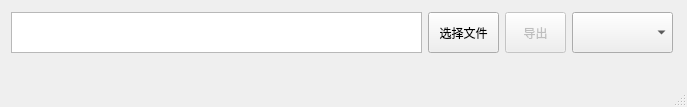
<?xml version="1.0" encoding="UTF-8"?>
<ui version="4.0">
 <class>MainWindow</class>
 <widget class="QMainWindow" name="MainWindow">
  <property name="geometry">
   <rect>
    <x>0</x>
    <y>0</y>
    <width>687</width>
    <height>107</height>
   </rect>
  </property>
  <property name="minimumSize">
   <size>
    <width>671</width>
    <height>91</height>
   </size>
  </property>
  <property name="maximumSize">
   <size>
    <width>8888</width>
    <height>8888</height>
   </size>
  </property>
  <property name="windowTitle">
   <string>MainWindow</string>
  </property>
  <widget class="QWidget" name="centralwidget">
   <widget class="QWidget" name="">
    <property name="geometry">
     <rect>
      <x>11</x>
      <y>11</y>
      <width>664</width>
      <height>43</height>
     </rect>
    </property>
    <layout class="QGridLayout" name="gridLayout">
     <item row="0" column="0">
      <widget class="QListWidget" name="listWidget_inPath">
       <property name="minimumSize">
        <size>
         <width>411</width>
         <height>41</height>
        </size>
       </property>
       <property name="maximumSize">
        <size>
         <width>411</width>
         <height>41</height>
        </size>
       </property>
      </widget>
     </item>
     <item row="0" column="1">
      <widget class="QPushButton" name="pushButton_chooseFile">
       <property name="minimumSize">
        <size>
         <width>71</width>
         <height>41</height>
        </size>
       </property>
       <property name="maximumSize">
        <size>
         <width>71</width>
         <height>41</height>
        </size>
       </property>
       <property name="text">
        <string>选择文件</string>
       </property>
      </widget>
     </item>
     <item row="0" column="2">
      <widget class="QPushButton" name="pushButton_save">
       <property name="enabled">
        <bool>false</bool>
       </property>
       <property name="minimumSize">
        <size>
         <width>61</width>
         <height>41</height>
        </size>
       </property>
       <property name="maximumSize">
        <size>
         <width>61</width>
         <height>41</height>
        </size>
       </property>
       <property name="text">
        <string>导出</string>
       </property>
      </widget>
     </item>
     <item row="0" column="3">
      <widget class="QComboBox" name="comboBox_check">
       <property name="minimumSize">
        <size>
         <width>101</width>
         <height>41</height>
        </size>
       </property>
       <property name="maximumSize">
        <size>
         <width>101</width>
         <height>41</height>
        </size>
       </property>
      </widget>
     </item>
    </layout>
   </widget>
  </widget>
  <widget class="QMenuBar" name="menubar">
   <property name="geometry">
    <rect>
     <x>0</x>
     <y>0</y>
     <width>687</width>
     <height>23</height>
    </rect>
   </property>
  </widget>
  <widget class="QStatusBar" name="statusbar"/>
 </widget>
 <resources/>
 <connections/>
</ui>
